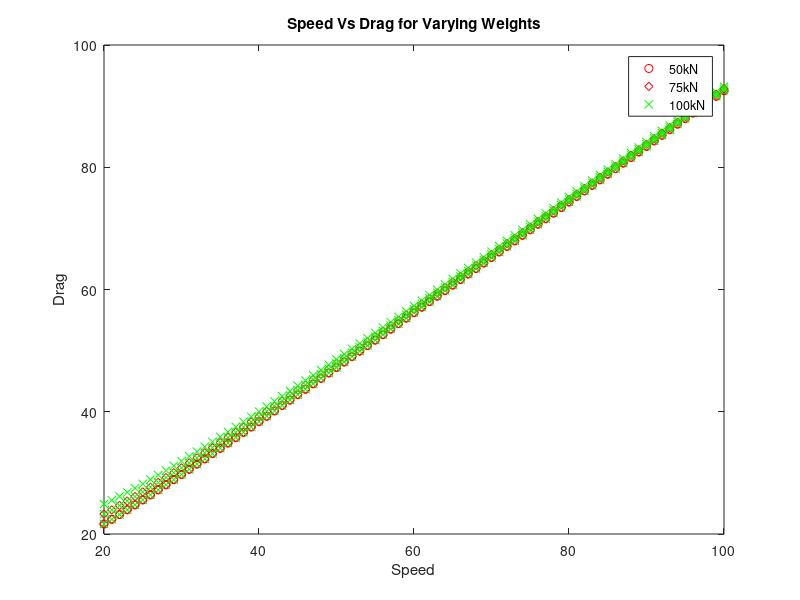

This figure's MATLAB source:
rho=1.225;
WSpan=50;
CD0=0.03;
K=0.04;
AllD=[];
Speeds=[];

for W=50000:25000:100000
    for Vel=20:1:100
        D=0.5*rho*Vel*WSpan*CD0+K*W/(0.5*rho*Vel*WSpan);
        AllD=[AllD, D];
        Speeds=[Speeds,Vel];
    end
    
    if W==50000
        S1 = Speeds;
        D1=AllD;
    elseif W==75000
        S2=Speeds;
        D2=AllD;
    else 
        S3=Speeds;
        D3=AllD;
    end
        
end

plot(S1, D1, 'or', S2, D2, 'dr', S3, D3, 'xg')
title('Speed Vs Drag for Varying Weights')
xlabel('Speed')
ylabel('Drag')

legend('50kN', '75kN', '100kN')